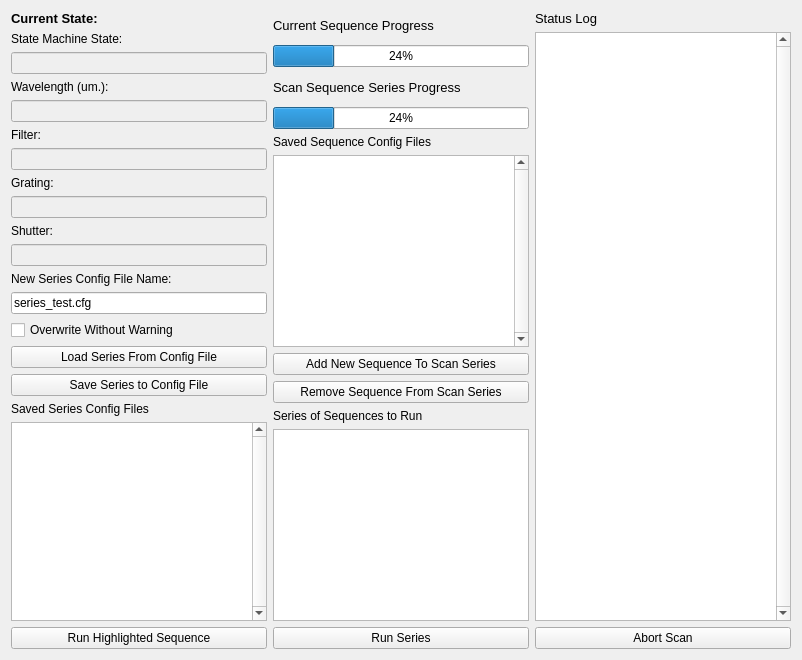
     <widget class="QWidget" name="tab1_series_scan">
      <attribute name="title">
       <string>Tab 1</string>
      </attribute>
      <layout class="QGridLayout" name="gridLayout_4">
       <item row="0" column="1">
        <layout class="QVBoxLayout" name="progressBar_verticalLayout_tab1">
         <item>
          <widget class="QLabel" name="sequence_progress_label_tab1">
           <property name="font">
            <font>
             <pointsize>10</pointsize>
            </font>
           </property>
           <property name="text">
            <string>Current Sequence Progress</string>
           </property>
          </widget>
         </item>
         <item>
          <widget class="QProgressBar" name="sequence_progressBar_tab1">
           <property name="value">
            <number>24</number>
           </property>
          </widget>
         </item>
         <item>
          <widget class="QLabel" name="series_progress_label_tab1">
           <property name="font">
            <font>
             <pointsize>10</pointsize>
            </font>
           </property>
           <property name="text">
            <string>Scan Sequence Series Progress</string>
           </property>
          </widget>
         </item>
         <item>
          <widget class="QProgressBar" name="series_progressBar_tab1">
           <property name="value">
            <number>24</number>
           </property>
          </widget>
         </item>
        </layout>
       </item>
       <item row="0" column="2" rowspan="4">
        <layout class="QVBoxLayout" name="sl_verticalLayout_tab1">
         <item>
          <widget class="QLabel" name="status_log_label_tab1">
           <property name="font">
            <font>
             <pointsize>10</pointsize>
            </font>
           </property>
           <property name="text">
            <string>Status Log</string>
           </property>
          </widget>
         </item>
         <item>
          <widget class="QTextBrowser" name="sl_textBrowser_tab1">
           <property name="verticalScrollBarPolicy">
            <enum>Qt::ScrollBarAlwaysOn</enum>
           </property>
          </widget>
         </item>
        </layout>
       </item>
       <item row="1" column="1" rowspan="2">
        <layout class="QVBoxLayout" name="add_sequence_verticalLayout_tab1">
         <item>
          <widget class="QLabel" name="sequence_config_files_label_tab1">
           <property name="text">
            <string>Saved Sequence Config Files</string>
           </property>
          </widget>
         </item>
         <item>
          <widget class="QListWidget" name="sequence_config_files_tab1">
           <property name="verticalScrollBarPolicy">
            <enum>Qt::ScrollBarAlwaysOn</enum>
           </property>
           <property name="dragDropMode">
            <enum>QAbstractItemView::DragOnly</enum>
           </property>
          </widget>
         </item>
         <item>
          <widget class="QPushButton" name="add_sequence_button_tab1">
           <property name="sizePolicy">
            <sizepolicy hsizetype="Minimum" vsizetype="Maximum">
             <horstretch>0</horstretch>
             <verstretch>0</verstretch>
            </sizepolicy>
           </property>
           <property name="text">
            <string>Add New Sequence To Scan Series</string>
           </property>
          </widget>
         </item>
         <item>
          <widget class="QPushButton" name="remove_sequence_button_tab1">
           <property name="text">
            <string>Remove Sequence From Scan Series</string>
           </property>
          </widget>
         </item>
        </layout>
       </item>
       <item row="2" column="0" rowspan="2">
        <layout class="QVBoxLayout" name="saved_series_verticalLayout_tab1">
         <item>
          <widget class="QLabel" name="series_name_label_tab1">
           <property name="sizePolicy">
            <sizepolicy hsizetype="Preferred" vsizetype="Maximum">
             <horstretch>0</horstretch>
             <verstretch>0</verstretch>
            </sizepolicy>
           </property>
           <property name="text">
            <string>New Series Config File Name:</string>
           </property>
          </widget>
         </item>
         <item>
          <widget class="QLineEdit" name="series_name_ledit_tab1">
           <property name="text">
            <string>series_test.cfg</string>
           </property>
           <property name="placeholderText">
            <string/>
           </property>
          </widget>
         </item>
         <item>
          <widget class="QCheckBox" name="overwrite_checkBox_tab1">
           <property name="text">
            <string>Overwrite Without Warning</string>
           </property>
          </widget>
         </item>
         <item>
          <widget class="QPushButton" name="load_series_button_tab1">
           <property name="sizePolicy">
            <sizepolicy hsizetype="Minimum" vsizetype="Maximum">
             <horstretch>0</horstretch>
             <verstretch>0</verstretch>
            </sizepolicy>
           </property>
           <property name="text">
            <string>Load Series From Config File</string>
           </property>
          </widget>
         </item>
         <item>
          <widget class="QPushButton" name="save_series_button_tab1">
           <property name="sizePolicy">
            <sizepolicy hsizetype="Minimum" vsizetype="Maximum">
             <horstretch>0</horstretch>
             <verstretch>0</verstretch>
            </sizepolicy>
           </property>
           <property name="text">
            <string>Save Series to Config File</string>
           </property>
          </widget>
         </item>
         <item>
          <widget class="QLabel" name="saved_series_config_files_label_tab1">
           <property name="text">
            <string>Saved Series Config Files</string>
           </property>
          </widget>
         </item>
         <item>
          <widget class="QListWidget" name="saved_series_config_files_tab1">
           <property name="verticalScrollBarPolicy">
            <enum>Qt::ScrollBarAlwaysOn</enum>
           </property>
           <property name="dragDropMode">
            <enum>QAbstractItemView::DragDrop</enum>
           </property>
          </widget>
         </item>
        </layout>
       </item>
       <item row="3" column="1">
        <layout class="QVBoxLayout" name="run_series_verticalLayout_tab1">
         <item>
          <widget class="QLabel" name="series_configs_label_tab1">
           <property name="text">
            <string>Series of Sequences to Run</string>
           </property>
          </widget>
         </item>
         <item>
          <widget class="QListWidget" name="series_config_files_tab1">
           <property name="verticalScrollBarPolicy">
            <enum>Qt::ScrollBarAsNeeded</enum>
           </property>
           <property name="dragEnabled">
            <bool>true</bool>
           </property>
           <property name="dragDropMode">
            <enum>QAbstractItemView::DragDrop</enum>
           </property>
           <property name="selectionMode">
            <enum>QAbstractItemView::MultiSelection</enum>
           </property>
          </widget>
         </item>
        </layout>
       </item>
       <item row="4" column="0" colspan="3">
        <layout class="QHBoxLayout" name="run_bottons_horizontalLayout_tab1">
         <item>
          <widget class="QPushButton" name="run_single_tab1">
           <property name="text">
            <string>Run Highlighted Sequence</string>
           </property>
          </widget>
         </item>
         <item>
          <widget class="QPushButton" name="run_series_tab1">
           <property name="text">
            <string>Run Series</string>
           </property>
          </widget>
         </item>
         <item>
          <widget class="QPushButton" name="abort_scan_button_tab1">
           <property name="text">
            <string>Abort Scan</string>
           </property>
          </widget>
         </item>
        </layout>
       </item>
       <item row="0" column="0" rowspan="2">
        <layout class="QGridLayout" name="current_params_gridLayout_tab1">
         <item row="4" column="0">
          <widget class="QLineEdit" name="wavelength_current_ledit_tab1">
           <property name="enabled">
            <bool>false</bool>
           </property>
           <property name="text">
            <string/>
           </property>
          </widget>
         </item>
         <item row="7" column="0">
          <widget class="QLabel" name="grating_current_label_tab1">
           <property name="text">
            <string>Grating:</string>
           </property>
          </widget>
         </item>
         <item row="8" column="0">
          <widget class="QLineEdit" name="grating_current_ledit_tab1">
           <property name="enabled">
            <bool>false</bool>
           </property>
          </widget>
         </item>
         <item row="0" column="0">
          <widget class="QLabel" name="curent_parameters_title_tab1">
           <property name="font">
            <font>
             <pointsize>10</pointsize>
             <weight>75</weight>
             <bold>true</bold>
            </font>
           </property>
           <property name="text">
            <string>Current State:</string>
           </property>
          </widget>
         </item>
         <item row="3" column="0">
          <widget class="QLabel" name="wavelength_current_label_tab1">
           <property name="text">
            <string>Wavelength (um.):</string>
           </property>
          </widget>
         </item>
         <item row="5" column="0">
          <widget class="QLabel" name="osf_current_label_tab1">
           <property name="text">
            <string>Filter:</string>
           </property>
          </widget>
         </item>
         <item row="9" column="0">
          <widget class="QLabel" name="shutter_current_label_tab1">
           <property name="text">
            <string>Shutter:</string>
           </property>
          </widget>
         </item>
         <item row="6" column="0">
          <widget class="QLineEdit" name="osf_current_ledit_tab1">
           <property name="enabled">
            <bool>false</bool>
           </property>
          </widget>
         </item>
         <item row="1" column="0">
          <widget class="QLabel" name="label">
           <property name="text">
            <string>State Machine State:</string>
           </property>
          </widget>
         </item>
         <item row="10" column="0">
          <widget class="QLineEdit" name="shutter_current_ledit_tab1">
           <property name="enabled">
            <bool>false</bool>
           </property>
          </widget>
         </item>
         <item row="2" column="0">
          <widget class="QLineEdit" name="lineEdit">
           <property name="enabled">
            <bool>false</bool>
           </property>
          </widget>
         </item>
        </layout>
       </item>
      </layout>
     </widget>
